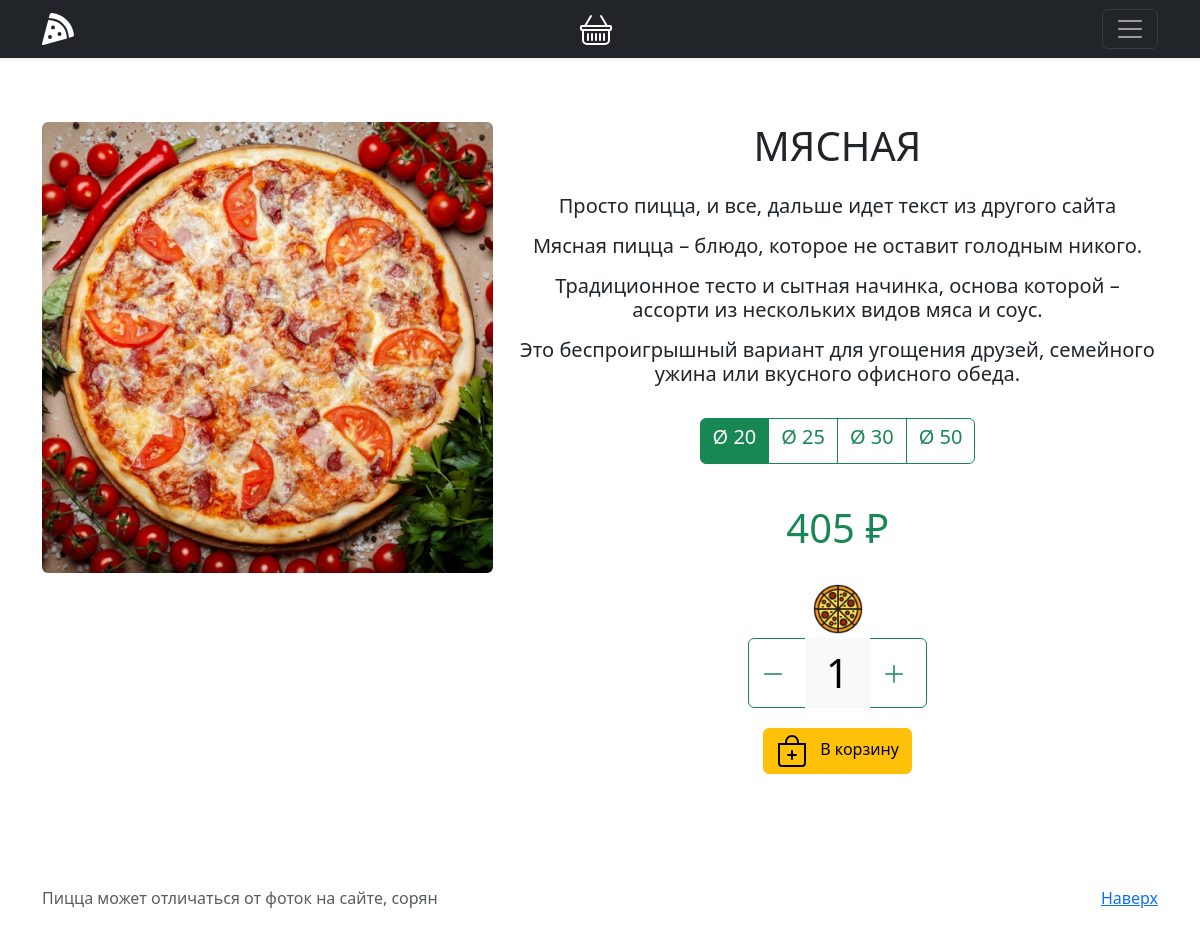
The page /pizza/2 on the database its author committed.
### goods/models.py (models this page shows, shortened)
class Pizza(models.Model):
    name = models.CharField(max_length=255)
    image = models.ImageField(upload_to="pizza/")
    cost = models.IntegerField()
    about = models.TextField()
    hot = models.BooleanField(default=False)
    vegan = models.BooleanField(default=False)

### goods/views.py (the view)
# urls.py: path("pizza/<int:pizza_id>", views.PizzaView.as_view(), name="show-pizza"),
class PizzaView(View):
    def get(self, request, pizza_id: int):
        print(request.COOKIES)
        print(dict(request.session))
        return render(
            request,
            "show_pizza.html",
            {
                "pizza": get_object_or_404(Pizza, id=pizza_id),
                "cart": PizzaCart(request),
            },
        )

### goods/cart.py (called while the page is built)
    def __len__(self):
        return sum(item["quantity"] for item in self.cart.values())

    def total_count(self):
        return len(self)

### templates/show_pizza.html (shortened to what this page needs)
{% extends 'base.html' %}
{% load static %}
{% block content %}
<div class="container py-5">
    <div class="row pt-3">
        <div class="col-12 col-md-5">
            <div class="img-wrp">
                <img src="{{ pizza.image.url }}" class="img-fluid mb-5 rounded">
            </div>
        </div>
        <div class="text-center col-12 col-md-7">
            <h1 class="mt-0 mb-4">
                {{ pizza.name | upper }}
            </h1>
            <h5>{{ pizza.about | linebreaks }}</h5>
            <form action="{% url 'add-pizza' pizza.id %}" method="post">
                <div class="py-3">
                    <div class="btn-group" role="group" aria-label="Basic radio toggle button group">
                        <label class="btn btn-outline-success" for="diameter1"><h5>Ø 20</h5></label>
                        <label class="btn btn-outline-success" for="diameter2"><h5>Ø 25</h5></label>
                        <label class="btn btn-outline-success" for="diameter3"><h5>Ø 30</h5></label>
                        <label class="btn btn-outline-success" for="diameter4"><h5>Ø 50</h5></label>
                    </div>
                </div>
                <div class="py-4 item-price text-success col-12 col-md-12">
                    <h1><span id="total-cost">{{ pizza.cost }}</span> ₽</h1>
                </div>
                <div id="pizzas-count-img">
                    <img height="50px" src="{% static 'img/pizza.png' %}">
                </div>
                <div class="py-1">
                    <div class="btn-group" role="group" aria-label="Basic radio toggle button group">
                      <button type="button" id="remove_pizza" class="btn btn-outline-success">
                        <svg xmlns="http://www.w3.org/2000/svg" width="24" height="24" fill="currentColor" class="me-2" viewBox="0 0 16 16">
                          <path fill-rule="evenodd" d="M2 8a.5.5 0 0 1 .5-.5h11a.5.5 0 0 1 0 1h-11A.5.5 0 0 1 2 8Z"></path>
                        </svg>
                      </button>
                      <label class="btn btn-outline-light" style="padding: 10px 20px" for="count1">
                          <span class="display-6" id="count-vis">1</span>
                      </label>
                      <button type="button" id="add_pizza" class="btn btn-outline-success">
                        <svg xmlns="http://www.w3.org/2000/svg" width="24" height="24" fill="currentColor" class="me-2" viewBox="0 0 16 16">
                          <path fill-rule="evenodd" d="M8 2a.5.5 0 0 1 .5.5v5h5a.5.5 0 0 1 0 1h-5v5a.5.5 0 0 1-1 0v-5h-5a.5.5 0 0 1 0-1h5v-5A.5.5 0 0 1 8 2Z"></path>
                        </svg>
                      </button>
                    </div>
                </div>
                <div class="py-3">
                    <button type="submit" class="btn btn-warning mt-3 mt-lg-0 mt-md-0 waves-effect waves-light">
                        В корзину
                    </button>
                </div>
            </form>
        </div>
	</div>
</div>
{% endblock %}

### rows shown on the page
Pizza: image (picture), name "МЯСНАЯ", about "Просто пицца, и все, дальше идет текст из другого сайта Мясная пицца – блюдо, которое не оставит голодным никого. Традиционное тесто и сытная начинка, основа которой – ассорти из нескольких видов мяса и соус. Это беспроигрышный вариант для угощения друзей, семейного ужина или вкусного офисного обеда.", cost "405"
